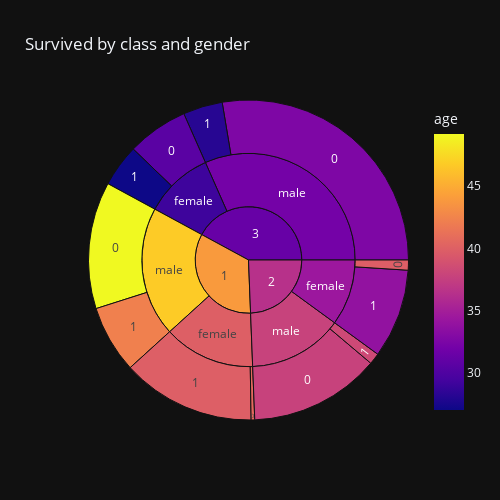

The notebook cell this image was saved under:
### Code cell
px.sunburst(df,path=['pclass','sex','survived'],values='age',
            title='Survived by class and gender',width=500,height=500,
            template='plotly_dark',color='age',color_continuous_scale='plasma')

### Figure 1 — Plotly figure (JSON) as saved in the notebook; plotly's stock layout.template omitted (floating-point values rounded to 4 significant figures)
{"data": [{"branchvalues": "total", "customdata": [[32.63], [39.88], [26.99], [49.19], [33.8], [30.61], [38.28], [37.75], [42.25], [28.11], [39.86], [40.64], [32.06], [39.9], [29.13], [46.78], [34.41], [37.79], [31.33], [43.93], [36.4]], "domain": {"x": [0, 1], "y": [0, 1]}, "hovertemplate": "labels=%{label}<br>age_sum=%{value}<br>parent=%{parent}<br>id=%{id}<br>age=%{color}<extra></extra>", "ids": ["3/male/0", "1/female/1", "3/female/1", "1/male/0", "2/female/1", "3/female/0", "2/male/1", "2/male/0", "1/male/1", "3/male/1", "2/female/0", "1/female/0", "3/male", "1/female", "3/female", "1/male", "2/female", "2/male", "3", "1", "2"], "labels": ["0", "1", "1", "0", "1", "0", "1", "0", "1", "1", "0", "0", "male", "female", "female", "male", "female", "male", "3", "1", "2"], "marker": {"coloraxis": "coloraxis", "colors": [32.63, 39.88, 26.99, 49.19, 33.8, 30.61, 38.28, 37.75, 42.25, 28.11, 39.86, 40.64, 32.06, 39.9, 29.13, 46.78, 34.41, 37.79, 31.33, 43.93, 36.4]}, "name": "", "parents": ["3/male", "1/female", "3/female", "1/male", "2/female", "3/female", "2/male", "2/male", "1/male", "3/male", "2/female", "1/female", "3", "1", "3", "1", "2", "2", "", "", ""], "type": "sunburst", "values": [5860.0, 2865.0, 908.5, 2720.0, 1910.0, 1310.0, 240.3, 2803.0, 1450.0, 846.4, 216.0, 77.0, 6706.0, 2942.0, 2218.0, 4169.0, 2126.0, 3043.0, 8925.0, 7111.0, 5169.0]}], "layout": {"coloraxis": {"colorbar": {"title": {"text": "age"}}, "colorscale": [[0, "#0d0887"], [0.1111, "#46039f"], [0.2222, "#7201a8"], [0.3333, "#9c179e"], [0.4444, "#bd3786"], [0.5556, "#d8576b"], [0.6667, "#ed7953"], [0.7778, "#fb9f3a"], [0.8889, "#fdca26"], [1, "#f0f921"]]}, "height": 500, "legend": {"tracegroupgap": 0}, "title": {"text": "Survived by class and gender"}, "width": 500}}
